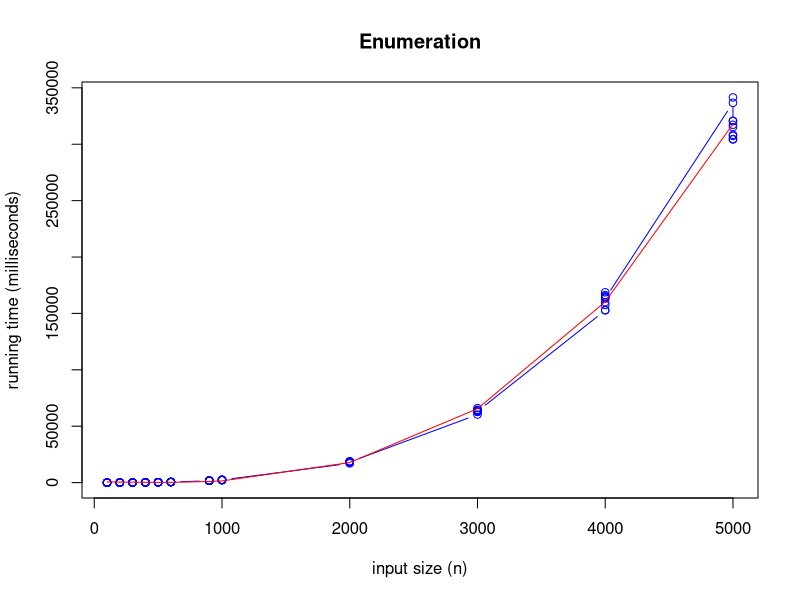
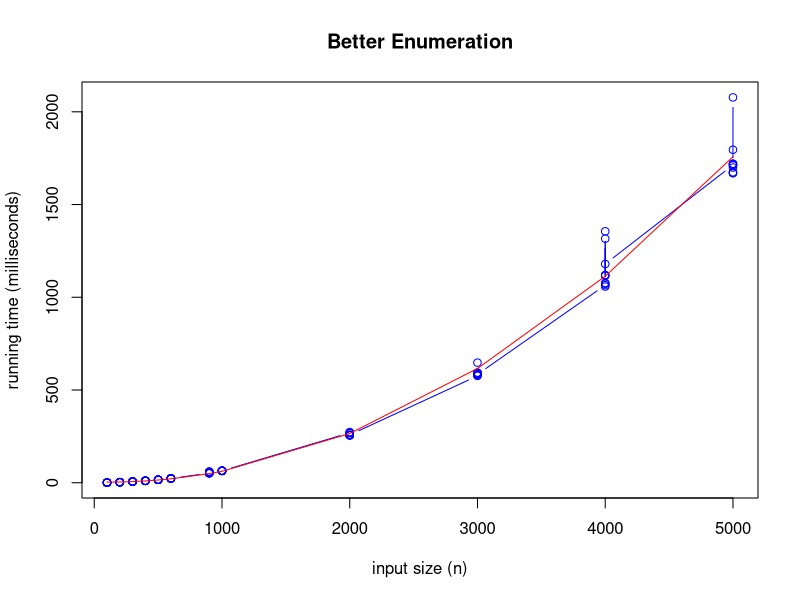
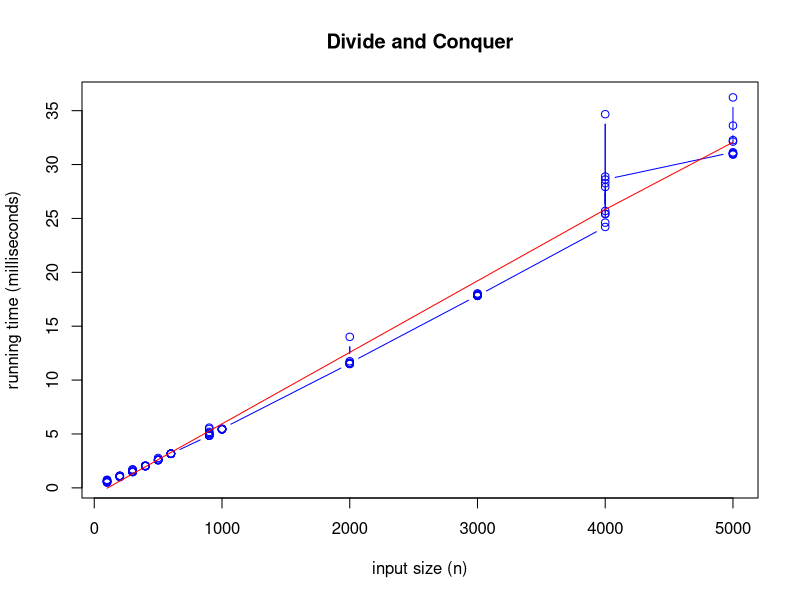
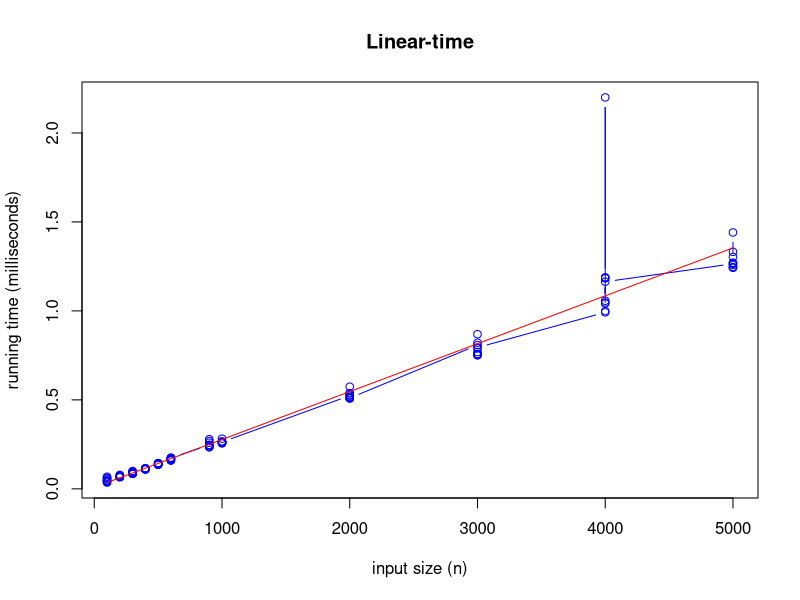

These figures' R source, in order:
# CS325 - Summer 2015
# Project 1
# Name: Tingzhi Li, Nicholas Nelson & Chunyang Zhang
# Date: 7/12/2015

data <- read.csv(file="project1.csv",head=TRUE,sep=",")
groups <- split(data, list(data$algorithm, data$size))

# Enumeration algorithm plot
x = data$size[data$algorithm=="enumeration"]
y = data$timing[data$algorithm=="enumeration"]

plot(x, y, main="Enumeration", type="b", col="blue", xlab="input size (n)", ylab="running time (milliseconds)")
lines(x, fitted(lm(y~x+I(x^3))), col="red", type="l")
dev.copy(png, 'enumeration.png')
dev.off()

# Better Enumeration algorithm plot
x = data$size[data$algorithm=="better_enumeration"]
y = data$timing[data$algorithm=="better_enumeration"]

plot(x, y, main="Better Enumeration", type="b", col="blue", xlab="input size (n)", ylab="running time (milliseconds)")
lines(x, fitted(lm(y~x+I(x^2))), col="red", type="l")
dev.copy(png, 'better_enumeration.png')
dev.off()

# Divide and Conquer algorithm plot
x = data$size[data$algorithm=="divide_n_conquer"]
y = data$timing[data$algorithm=="divide_n_conquer"]

plot(x, y, main="Divide and Conquer", type="b", col="blue", xlab="input size (n)", ylab="running time (milliseconds)")
lines(x, fitted(lm(y~x+I(x**log(x)))), col="red", type="l")
dev.copy(png, 'divide_n_conquer.png')
dev.off()

# Linear-time algorithm plot
x = data$size[data$algorithm=="linear_time"]
y = data$timing[data$algorithm=="linear_time"]

plot(x, y, main="Linear-time", type="b", col="blue", xlab="input size (n)", ylab="running time (milliseconds)")
lines(x, fitted(lm(y~x+I(x))), col="red", type="l")
dev.copy(png, 'linear_time.png')
dev.off()
